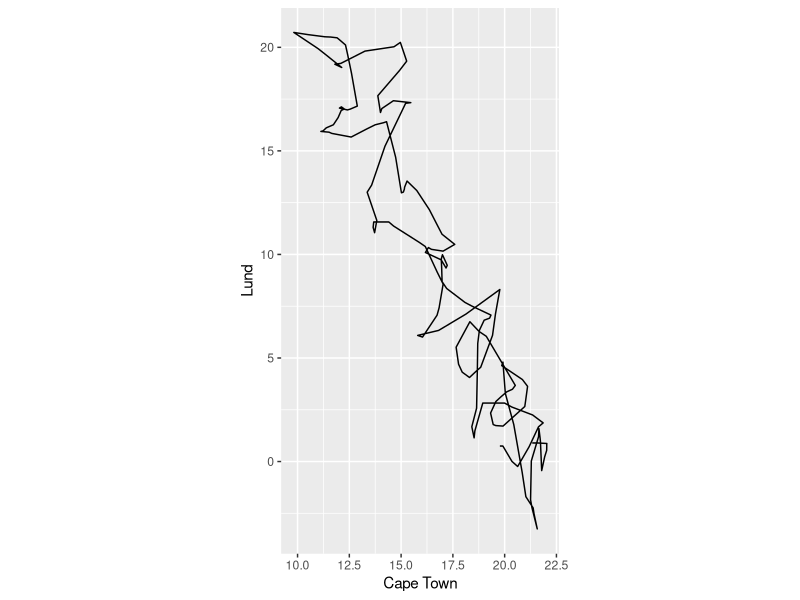
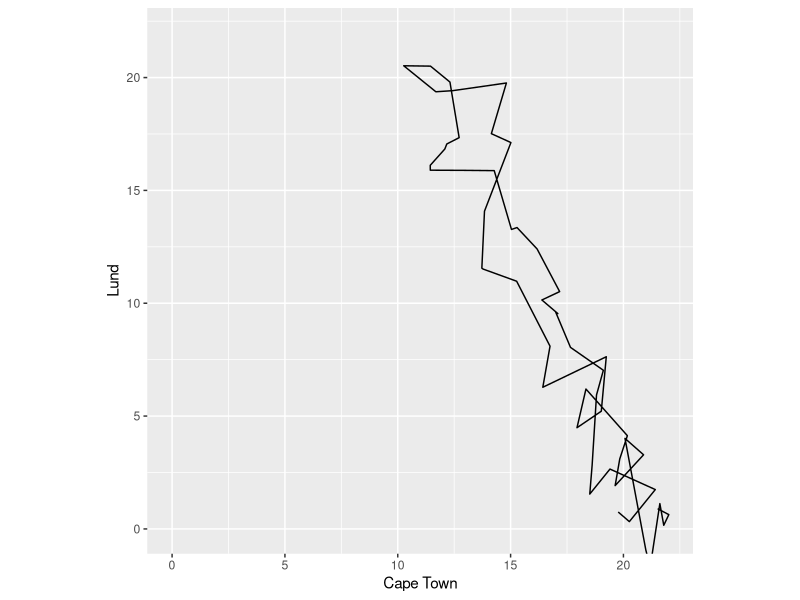

Reproduce these figures in R, in order.
## ---- chunk 1
library(tidyverse)
library(zoo)

df <- readxl::read_excel(here::here("ingest/Lund_Cape_Town_temps.xlsx"))

dates <- seq.Date(lubridate::ymd("2022/01/01"), lubridate::ymd("2022/12/31"), by = "day") %>% 
  as_tibble() %>% 
  rename(date = value)
## ---- chunk 2
df_lund <- dates %>% 
  left_join(df %>% 
  filter(city == "Lund"))


min_val <- df_lund %>% 
  filter(!is.na(temp)) %>% 
  head(1) %>% 
  pull(temp)

max_val <- df_lund %>% 
  filter(!is.na(temp)) %>% 
  tail(1) %>% 
  pull(temp)


df_lund <- df_lund %>% 
  mutate(temp = case_when(
    row_number() == 1 ~ min_val,
    row_number() == 365 ~ max_val,
    TRUE ~ temp
  )) %>% 
  mutate(temp_new = na.approx(temp),
         city = "Lund",
         date = lubridate::ymd(date)) %>% 
  select(date, city, temp_c = temp_new)
## ---- chunk 3
df_ct <- dates %>% 
  left_join(df %>% 
  filter(city == "Cape Town"))


min_val <- df_ct %>% 
  filter(!is.na(temp)) %>% 
  head(1) %>% 
  pull(temp)

max_val <- df_ct %>% 
  filter(!is.na(temp)) %>% 
  tail(1) %>% 
  pull(temp)


df_ct <- df_ct %>% 
  mutate(temp = case_when(
    row_number() == 1 ~ min_val,
    row_number() == 365 ~ max_val,
    TRUE ~ temp
  )) %>% 
  mutate(temp_new = na.approx(temp),
         city = "Cape Town",
         date = lubridate::ymd(date)) %>% 
  select(date, city, temp_c = temp_new)
## ---- chunk 4
df <- df_ct %>% 
  bind_rows(df_lund)
## ---- chunk 5
df <- df %>% 
  arrange(date) %>% 
  mutate(temp_f = temp_c * 9/5 + 32)
## ---- chunk 6
df %>%
  select(-temp_f) %>%
  pivot_wider(names_from = city, values_from = temp_c) %>%
  ggplot(aes(`Cape Town`, Lund)) +
  geom_path() +
  coord_equal()
## ---- chunk 7
df %>%
  select(-temp_f) %>%
  group_by(city, week(date)) %>%
  mutate(temp_c = mean(temp_c)) %>%
  ungroup() %>%
  pivot_wider(names_from = city, values_from = temp_c) %>%
  ggplot(aes(`Cape Town`, Lund)) +
  geom_path() +
  coord_equal(xlim = c(0, 22),
              ylim = c(0, 22))
